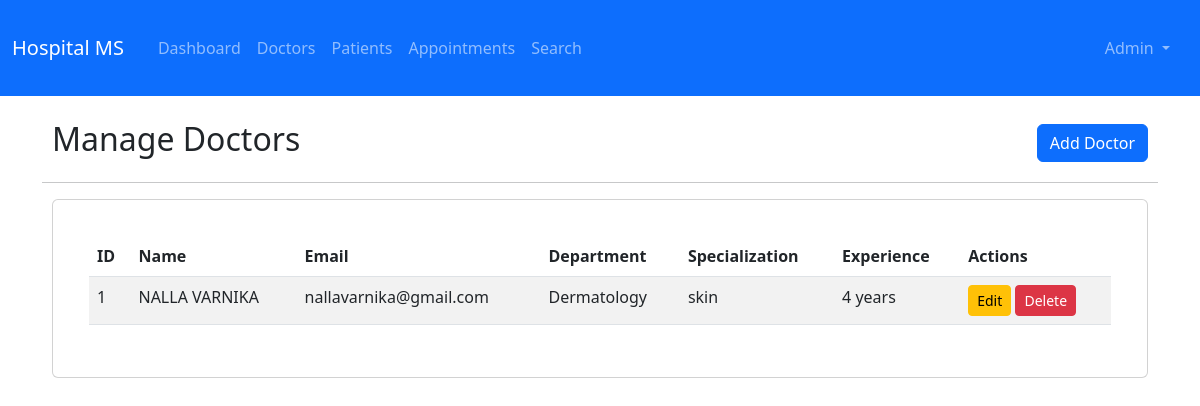
Page /admin/doctors (signed in) on the committed database.
### backend/app.py (models this page shows, shortened)
class User(UserMixin, db.Model):
    id = db.Column(db.Integer, primary_key=True)
    username = db.Column(db.String(180), unique=True, nullable=False)
    email = db.Column(db.String(100), unique=True, nullable=False)
    password_hash = db.Column(db.String(100), nullable=False)
    role = db.Column(db.String(50), nullable=False)
    full_name = db.Column(db.String(80), nullable=False)
    phone = db.Column(db.String(10))
    is_active = db.Column(db.Boolean, default=True)
    created_at = db.Column(db.DateTime, default=datetime.utcnow)

class Doctor(db.Model):
    id = db.Column(db.Integer, primary_key=True)
    user_id = db.Column(db.Integer, db.ForeignKey('user.id'), nullable=False, unique=True)
    department_id = db.Column(db.Integer, db.ForeignKey('department.id'), nullable=False)
    specialization = db.Column(db.String(80))
    qualification = db.Column(db.String(100))
    experience_years = db.Column(db.Integer)
    consultation_fee = db.Column(db.Float, default=0.0)
    user = db.relationship('User', backref=db.backref('doctor_profile', uselist=False))
    appointments = db.relationship('Appointment', backref='doctor', lazy=True)
    availability = db.relationship('DoctorAvailability', backref='doctor', cascade='all, delete-orphan')

class Department(db.Model):
    id = db.Column(db.Integer, primary_key=True)
    name = db.Column(db.String(80), unique=True, nullable=False)
    description = db.Column(db.Text)
    doctors = db.relationship('Doctor', backref='department', lazy=True)

### backend/app.py (the view)
@app.route('/admin/doctors')
@login_required
@role_required('admin')
def admin_doctors():
    return render_template('admin/doctors.html', doctors=Doctor.query.join(User).filter(User.is_active).all())

### backend/app.py (called while the page is built)
@login_manager.user_loader
def load_user(user_id): return User.query.get(int(user_id))

def role_required(role):
    def decorator(f):
        @wraps(f)
        def decorated_function(*args, **kwargs):
            if not current_user.is_authenticated or current_user.role != role:
                flash('Access denied', 'danger')
                return redirect(url_for('index'))
            return f(*args, **kwargs)
        return decorated_function
    return decorator

### frontend/templates/admin/doctors.html (shortened to what this page needs)
{% extends "base.html" %}
{% block content %}
<div class="d-flex justify-content-between align-items-center mb-3">
    <h2> Manage Doctors</h2>
    <a href="{{ url_for('add_doctor') }}" class="btn btn-primary">Add Doctor</a>
</div>
<hr>
<div class="card">
    <div class="card-body">
        <div class="table-responsive">
            <table class="table table-striped table-hover">
                <thead>
                    <tr>
                        <th>ID</th>
                        <th>Name</th>
                        <th>Email</th>
                        <th>Department</th>
                        <th>Specialization</th>
                        <th>Experience</th>
                        <th>Actions</th>
                    </tr>
                </thead>
                <tbody>
                    {% for doctor in doctors %}
                    <tr>
                        <td>{{ doctor.id }}</td>
                        <td>{{ doctor.user.full_name }}</td>
                        <td>{{ doctor.user.email }}</td>
                        <td>{{ doctor.department.name }}</td>
                        <td>{{ doctor.specialization }}</td>
                        <td>{{ doctor.experience_years }} years</td>
                        <td>
                            <a href="{{ url_for('edit_doctor', doctor_id=doctor.id) }}" class="btn btn-sm btn-warning">
                                 Edit
                            </a>
                            <form method="POST" action="{{ url_for('delete_doctor', doctor_id=doctor.id) }}" style="display:inline;">
                                <button type="submit" class="btn btn-sm btn-danger" onclick="return confirm('sure?')">
                                  Delete
                                </button>
                            </form>
                        </td>
                    </tr>
                    {% endfor %}
                </tbody>
            </table>
        </div>
    </div>
</div>
{% endblock %}

### frontend/templates/base.html (shortened to what this page needs)
<!DOCTYPE html>
<html lang="en">
<head>
    <link href="https://cdn.jsdelivr.net/npm/bootstrap@5.3.0/dist/css/bootstrap.min.css" rel="stylesheet">
    <link rel="stylesheet" href="https://cdn.jsdelivr.net/npm/bootstrap-icons@1.10.0/font/bootstrap-icons.css">
    <link rel="stylesheet" href="{{ url_for('static', filename='css/style.css') }}">
</head>
<body>
    <nav class="navbar navbar-expand-lg navbar-dark bg-primary">
        <div class="container-fluid">
            <a class="navbar-brand" href="{{ url_for('index') }}"> Hospital MS</a>
            <div class="collapse navbar-collapse" id="navbarNav">
                <ul class="navbar-nav me-auto">
                    {% if current_user.is_authenticated %}
                        {% if current_user.role == 'admin' %}
                            <li class="nav-item"><a class="nav-link" href="{{ url_for('admin_dashboard') }}"> Dashboard</a></li>
                            <li class="nav-item"><a class="nav-link" href="{{ url_for('admin_doctors') }}"> Doctors</a></li>
                            <li class="nav-item"><a class="nav-link" href="{{ url_for('admin_patients') }}"> Patients</a></li>
                            <li class="nav-item"><a class="nav-link" href="{{ url_for('admin_appointments') }}">Appointments</a></li>
                            <li class="nav-item"><a class="nav-link" href="{{ url_for('admin_search') }}"> Search</a></li>
                        {% endif %}
                    {% endif %}
                </ul>
                <ul class="navbar-nav">
                    {% if current_user.is_authenticated %}
                        <li class="nav-item dropdown">
                            <a class="nav-link dropdown-toggle" href="#" id="navbarDropdown" role="button" data-bs-toggle="dropdown">
                               {{ current_user.full_name }}
                            </a>
                        </li>
                    {% else %}
                        <li class="nav-item"><a class="nav-link" href="{{ url_for('login') }}"> Login</a></li>
                        <li class="nav-item"><a class="nav-link" href="{{ url_for('register') }}"> Register</a></li>
                    {% endif %}
                </ul>
            </div>
        </div>
    </nav>
    <main class="container my-4">
        {% block content %}{% endblock %}
    </main>
</body>
</html>

### frontend/static/css/style.css (style rules this page uses)
button { background-color: lightblue; }
div { margin: 10px; }
a { text-decoration: none; }

### rows in the picture
User: full_name "Admin"
Doctor: id "1", user.full_name "NALLA VARNIKA", user.email "nallavarnika@gmail.com", department.name "Dermatology", specialization "skin", experience_years "4"
